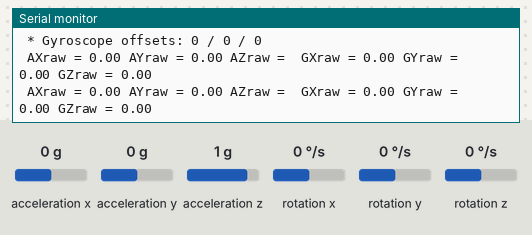
Recording of a sketch running on a simulated Arduino Uno, built with avr-gcc and run on an emulated ATmega328P. Shown: the last lines printed to the serial monitor. Inputs (shaded band) come from the test bench; at power-on: acceleration x 0 g, acceleration y 0 g, rotation x 0 °/s, rotation y 0 °/s, rotation z 0 °/s, acceleration z 1 g.

Above: at 1.2 s.
1.3 s: acceleration x set to -1.4 g
At 2.6 s:
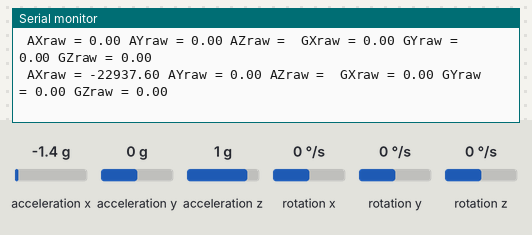
2.8 s: acceleration y set to -1.4 g
At 3.9 s:
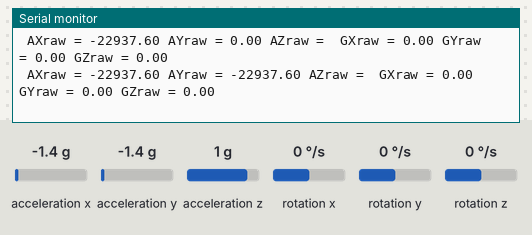
4.3 s: rotation x set to -192 °/s
At 5.6 s:
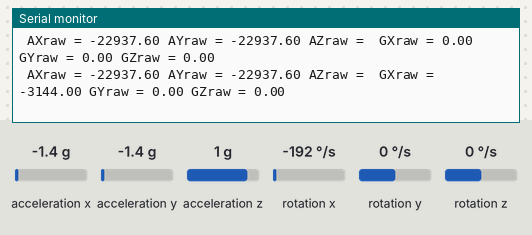
5.8 s: rotation y set to -192 °/s
At 6.8 s:
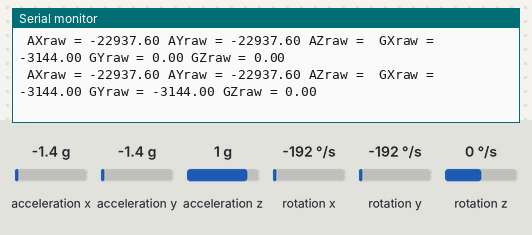
7.3 s: rotation z set to -192 °/s
At 8.9 s:
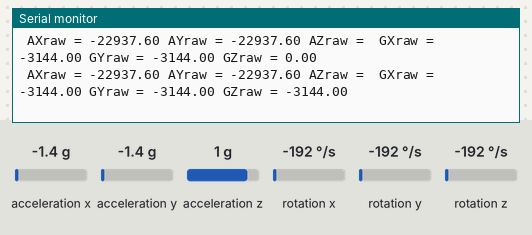

Measured:
- after the input at 1.3 s, the serial monitor: prints a new line after 0.74 s (image 1)
- after the input at 2.8 s, the serial monitor: prints a new line after 0.25 s (image 2)
- after the input at 4.3 s, the serial monitor: prints a new line after 0.77 s (image 3)
- after the input at 5.8 s, the serial monitor: prints a new line after 0.29 s (image 4)
- after the input at 7.3 s, the serial monitor: prints a new line after 0.81 s (image 5)

The sketch:

vibraciones.ino
```cpp
/*
    MPU6050 Triple Axis Gyroscope & Accelerometer. Simple Accelerometer Example.
    Read more: http://www.jarzebski.pl/arduino/czujniki-i-sensory/3-osiowy-zyroskop-i-akcelerometr-mpu6050.html
    GIT: https://github.com/jarzebski/Arduino-MPU6050
    Web: http://www.jarzebski.pl
    (c) 2014 by Korneliusz Jarzebski
*/

#include <Wire.h>
#include <MPU6050.h>

MPU6050 mpu;

void setup()
{
  Serial.begin(115200);

  Serial.println("Initialize MPU6050");

  while(!mpu.begin(MPU6050_SCALE_2000DPS, MPU6050_RANGE_2G))
  {
    Serial.println("Could not find a valid MPU6050 sensor, check wiring!");
    delay(500);
  }

  // If you want, you can set accelerometer offsets
  // mpu.setAccelOffsetX();
  // mpu.setAccelOffsetY();
  // mpu.setAccelOffsetZ();
  mpu.calibrateGyro();

  // Set threshold sensivty. Default 3.
  // If you don't want use threshold, comment this line or set 0.
  //mpu.setThreshold(3);
  checkSettings();
}

void checkSettings()
{
  Serial.println();

  Serial.print(" * Sleep Mode:            ");
  Serial.println(mpu.getSleepEnabled() ? "Enabled" : "Disabled");

  Serial.print(" * Clock Source:          ");
  switch(mpu.getClockSource())
  {
    case MPU6050_CLOCK_KEEP_RESET:     Serial.println("Stops the clock and keeps the timing generator in reset"); break;
    case MPU6050_CLOCK_EXTERNAL_19MHZ: Serial.println("PLL with external 19.2MHz reference"); break;
    case MPU6050_CLOCK_EXTERNAL_32KHZ: Serial.println("PLL with external 32.768kHz reference"); break;
    case MPU6050_CLOCK_PLL_ZGYRO:      Serial.println("PLL with Z axis gyroscope reference"); break;
    case MPU6050_CLOCK_PLL_YGYRO:      Serial.println("PLL with Y axis gyroscope reference"); break;
    case MPU6050_CLOCK_PLL_XGYRO:      Serial.println("PLL with X axis gyroscope reference"); break;
    case MPU6050_CLOCK_INTERNAL_8MHZ:  Serial.println("Internal 8MHz oscillator"); break;
  }

  Serial.print(" * Accelerometer:         ");
  switch(mpu.getRange())
  {
    case MPU6050_RANGE_16G:            Serial.println("+/- 16 g"); break;
    case MPU6050_RANGE_8G:             Serial.println("+/- 8 g"); break;
    case MPU6050_RANGE_4G:             Serial.println("+/- 4 g"); break;
    case MPU6050_RANGE_2G:             Serial.println("+/- 2 g"); break;
  }

  Serial.print(" * Accelerometer offsets: ");
  Serial.print(mpu.getAccelOffsetX());
  Serial.print(" / ");
  Serial.print(mpu.getAccelOffsetY());
  Serial.print(" / ");
  Serial.println(mpu.getAccelOffsetZ());

  Serial.println();
    Serial.print(" * Gyroscope:         ");
  switch(mpu.getScale())
  {
    case MPU6050_SCALE_2000DPS:        Serial.println("2000 dps"); break;
    case MPU6050_SCALE_1000DPS:        Serial.println("1000 dps"); break;
    case MPU6050_SCALE_500DPS:         Serial.println("500 dps"); break;
    case MPU6050_SCALE_250DPS:         Serial.println("250 dps"); break;
  }

  Serial.print(" * Gyroscope offsets: ");
  Serial.print(mpu.getGyroOffsetX());
  Serial.print(" / ");
  Serial.print(mpu.getGyroOffsetY());
  Serial.print(" / ");
  Serial.println(mpu.getGyroOffsetZ());

  Serial.println();
}

void loop()
{
  Vector rawAccel = mpu.readRawAccel();
  Vector normAccel = mpu.readNormalizeAccel();
  Vector rawGyro = mpu.readRawGyro();
  Vector normGyro = mpu.readNormalizeGyro();
  Serial.print(" AXraw = ");
  Serial.print(rawAccel.XAxis);
  Serial.print(" AYraw = ");
  Serial.print(rawAccel.YAxis);
  Serial.print(" AZraw = ");
  /*
  Serial.println(rawAccel.ZAxis);
  Serial.print(" AXnorm = ");
  Serial.print(normAccel.XAxis);
  Serial.print(" AYnorm = ");
  Serial.print(normAccel.YAxis);
  Serial.print(" AZnorm = ");
  Serial.println(normAccel.ZAxis);
  */

  Serial.print(" GXraw = ");
  Serial.print(rawGyro.XAxis);
  Serial.print(" GYraw = ");
  Serial.print(rawGyro.YAxis);
  Serial.print(" GZraw = ");
  Serial.println(rawGyro.ZAxis);

  /*
  Serial.print(" GXnorm = ");
  Serial.print(normGyro.XAxis);
  Serial.print(" GYnorm = ");
  Serial.print(normGyro.YAxis);
  Serial.print(" GZnorm = ");
  Serial.println(normGyro.ZAxis);
  */

  delay(1000);
}
```
